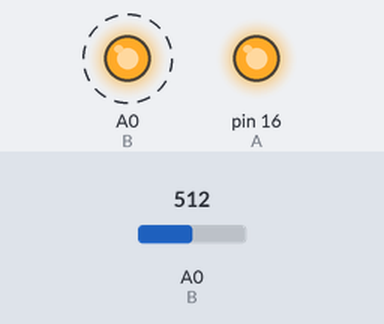
The sketch below on a simulated Arduino Uno, built with avr-gcc and run on an emulated ATmega328P. On the bench: output pins drawn as LEDs (lit = HIGH). Dashed ring = blinking. The test bench sets the inputs (shaded band); at power-on: A0 (B) = 512. What the sketch prints to the serial monitor is not drawn.

Above: at 0.95 s.
1.3 s: A0 (B) set to 106
4.3 s: A0 (B) set to 89
Timing chart, 0 to 13.3 s (numbered marks = the images above; inputs shaded):
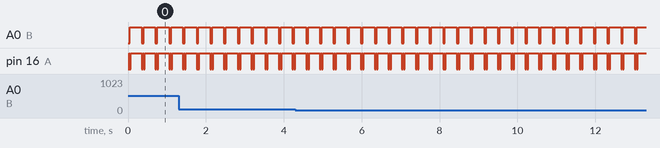

The sketch:

CD4051_example.ino
```cpp
/*
 * Three binary signals (A, B and C) select one of the eight
 * channels to be turned on and connect one of the eight inputs
 * to the common pin.
 * In our case we have grounded the C binary control signal, so
 * using A and B binary control signals
 * we can select one of the four channels to be turned on and connect
 * one of them to the common pim (A0 of Wemos D1 mini).
 *  Wiring:
 *  Wemos   ->  4051
 *  ---------------
 *  D0      ->   S0 / A
 *  D5      ->   S1 / B
 *  GND     ->   S2 / C
 *  A0      ->   Common
 *  3.3v    ->   VCC
 *  GND     ->   GND
 *  GND     ->   Inhibit
 *  GND     ->   VEE
 *
 *  Since
 */
const int A = 16;  //GPIO16 or D0
const int B = 14;  //GPIO14 or D5

/*
 * Variable to store the analog sensors value
 */
unsigned int analogVal = 0;

/*
 * Function to select one of the four channels to be turned on and connect
 * one of them to the common pim (A0 of Wemos D1 mini).
 * Just pass oon the analog channel you want to read (0 to 3) and it will
 * return you the analog reading in integer format
 */
int analogread(int pin)
{
  unsigned int tempVal = 0;

  if (pin == 0)
  {
    digitalWrite(A,LOW);
    digitalWrite(B,LOW);
    delay(25);
    //Reading Channel 0 or Ay0
    tempVal = analogRead(A0);
    return tempVal;
  }
  else if (pin == 1)
  {
    digitalWrite(A,HIGH);
    digitalWrite(B,LOW);
    delay(25);
    //Reading Channel 1 or Ay1
    tempVal = analogRead(A0);
    return tempVal;
  }
  else if (pin == 2)
  {
    digitalWrite(A,LOW);
    digitalWrite(B,HIGH);
    delay(25);
    //Reading Channel 2 or Ay2
    tempVal = analogRead(A0);
    return tempVal;
  }
  else if (pin == 3)
  {
    digitalWrite(A,HIGH);
    digitalWrite(B,HIGH);
    delay(25);
    //Reading Channel 3 or Ay3
    tempVal = analogRead(A0);
    return tempVal;
  }
}

/*
 * Initialize the pins connected to the binary signals of CD4051
 * as output
 */
void initializeCD4051(void)
{
  pinMode(A,OUTPUT);
  pinMode(B,OUTPUT);
}

void setup() {
  // put your setup code here, to run once:
 initializeCD4051();

 //For debugging purpose open your serial monitor and set baid rate to 9600
 Serial.begin(9600);
 Serial.println("");
 Serial.println("CD4051 Interfacing");
}

void loop() {
  // put your main code here, to run repeatedly:

  //Reading Analog sensor 0 connected to channel 0 of CD4051
  analogVal = 0;
  analogVal = analogread(0);
  Serial.print("Analog Sensor 0:- ");
  Serial.println(analogVal);

  //Reading Analog sensor 1 connected to channel 1 of CD4051
  analogVal = 0;
  analogVal = analogread(1);
  Serial.print("Analog Sensor 1:- ");
  Serial.println(analogVal);

  //Reading Analog sensor 2 connected to channel 2 of CD4051
  analogVal = 0;
  analogVal = analogread(2);
  Serial.print("Analog Sensor 2:- ");
  Serial.println(analogVal);

  //Reading Analog sensor 3 connected to channel 3 of CD4051
  analogVal = 0;
  analogVal = analogread(3);
  Serial.print("Analog Sensor 3:- ");
  Serial.println(analogVal);

  delay(250);
}
```

Measured:
- by itself, A0 (B): alternates HIGH for 0.30 s and LOW for 0.05 s
- by itself, pin 16 (A): repeats every 0.35 s: HIGH 0.03 s, LOW 0.03 s, HIGH 0.28 s, LOW 0.03 s
